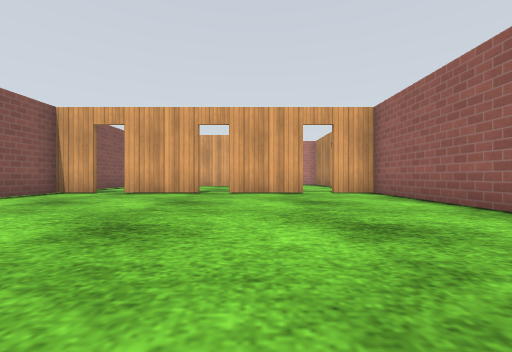
[1] (above)

15 first-person views from a walk through a robot-simulator world made for Gazebo. The camera is 0.5 m above the floor, looks level and sees 90° across. The floor is counted in squares, 1 m on a side. Each view is taken from the middle of a square. On the plan, view 1 faces up. The plan holds only what a view shows up to about 9 squares ahead; the rest is blank. The place goes on beyond the plan. Simple patterns stand in for the simulator's built-in surfaces.

[2]
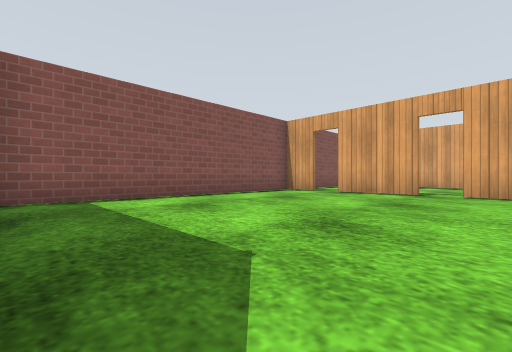

[3]
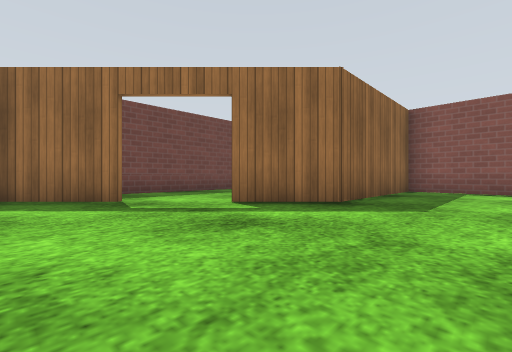

[4]
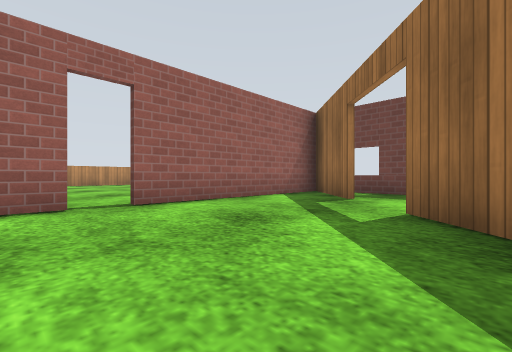

[5]
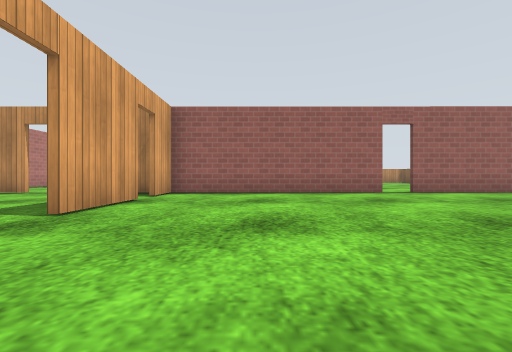

[6]
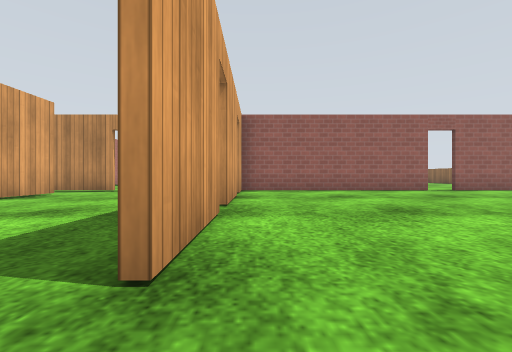

[7]
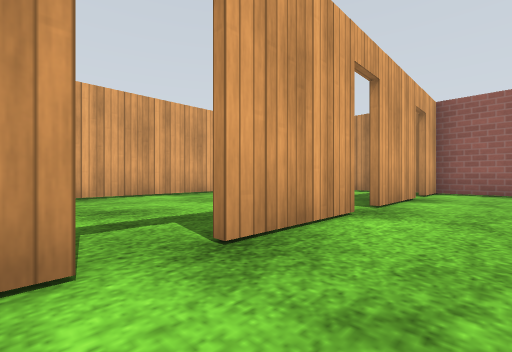

[8]
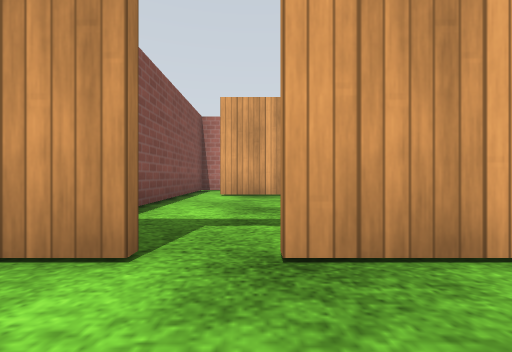

[9]
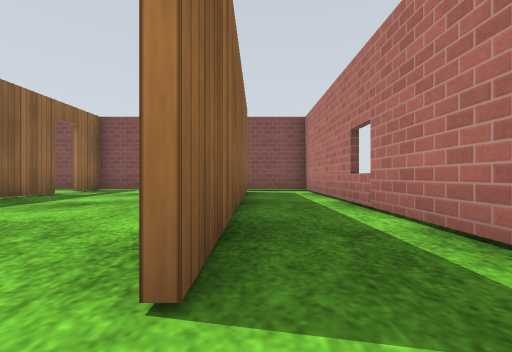

[10]
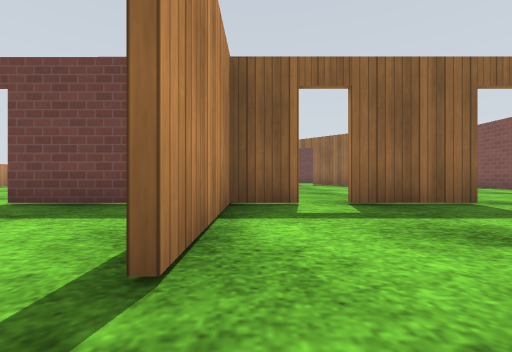

[11]
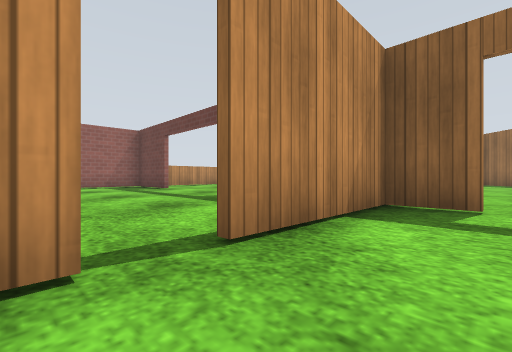

[12]
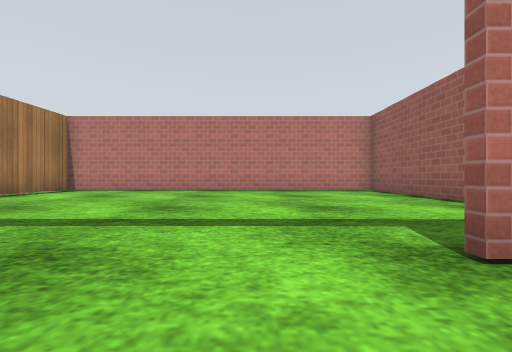

[13]
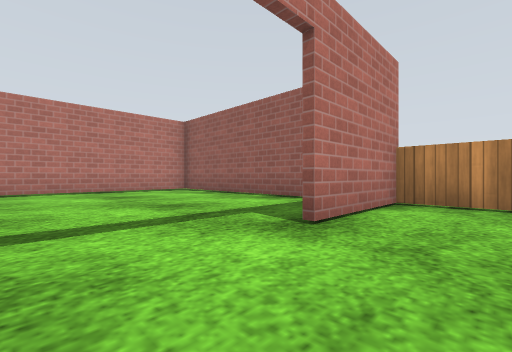

[14]
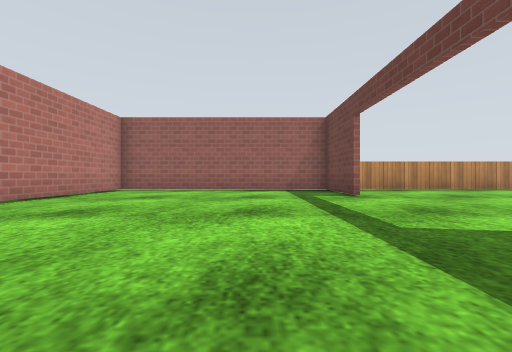

[15]
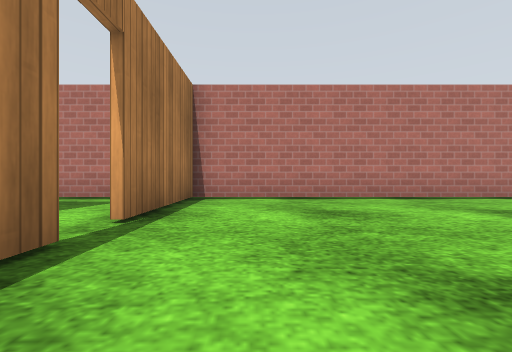

### Floor plan
Points are (right, up) in squares from view 1. A wall is a line through its corners. A room is listed if a view was taken in it or the views show most of it. See-through windows are left out.
Room 1 (views 1, 2, 3, 4, 5, 6, 7, 8)
walls: (-1.6, 7.5) (-3.9, 7.5); (3.4, 1.3) (3.4, 7.9); (1.4, 7.5) (-0.9, 7.5); (-4.6, 7.5) (-5.8, 7.5) (-5.8, -0.2) (-1.5, -0.2) (0, -1.7); (3.5, 7.5) (2.2, 7.5); (1.4, -3.1) (3.4, -5.2) (3.4, 0.5)
ways out: open door at (-4.3, 7.7) to room 3; open door at (-1.3, 7.7) to room 3; open door at (2, 7.5) to room 3; open door at (3.5, 1) to room 4; open door at (0, -2); open door at (1, -3)
Room 2 (view 9)
walls: (1.7, 14.7) (-5.8, 14.7) (-5.8, 13); (-4.9, 12.7) (2.1, 12.7); (3.4, 12.6) (3.4, 13.6)
ways out: opening at (3, 13) to room 3; gap at (-5, 13) to room 3
Room 3 (views 10, 11)
walls: (-0.9, 7.6) (1.4, 7.6); (-3.9, 7.6) (-2.4, 7.6); (2.2, 7.6) (3.5, 7.6); (2.1, 12.6) (-5, 12.6); (3.4, 11.6) (3.4, 12.6); (3.4, 7.9) (3.4, 10.9); (-5.8, 13) (-5.8, 7.6) (-4.8, 7.6)
ways out: open door at (-4.3, 7.7) to room 1; open door at (-1.3, 7.7) to room 1; open door at (2, 7.5) to room 1; opening at (3, 13) to room 2; gap at (-5, 13) to room 2; gap at (3.7, 11.3) to room 5
Room 4 (views 12, 13)
walls: (13.4, 7.5) (11.2, 7.5)
ways out: open door at (3.5, 1) to room 1; open door at (9.5, 7.5) to room 5
objects: fence (14, 1) to (14, 7)
Room 5 (views 14, 15)
walls: (11.2, 7.6) (13.9, 7.6) (13.9, 14.7) (3.6, 14.7) (3.6, 11.6); (3.6, 10.9) (3.6, 10.4); (5.1, 7.6) (7.2, 7.6)
ways out: gap at (3.7, 11.3) to room 3; open door at (9.5, 7.5) to room 4

Where each view was taken, in squares from view 1:
view 1: 0 up, 0 right, facing up
view 2: 0 up, 0 right, facing up-left
view 3: 2 up, 3 right, facing down-left
view 4: 2 up, 1 left, facing down-right
view 5: 5 up, 4 left, facing right
view 6: 7 up, 5 left, facing right
view 7: 6 up, 5 left, facing up-right
view 8: 6 up, 4 left, facing up
view 9: 13 up, 3 right, facing left
view 10: 12 up, 3 right, facing down
view 11: 12 up, 2 right, facing down-right
view 12: 6 up, 10 right, facing up
view 13: 6 up, 9 right, facing up-right
view 14: 10 up, 5 right, facing right
view 15: 9 up, 5 right, facing up
